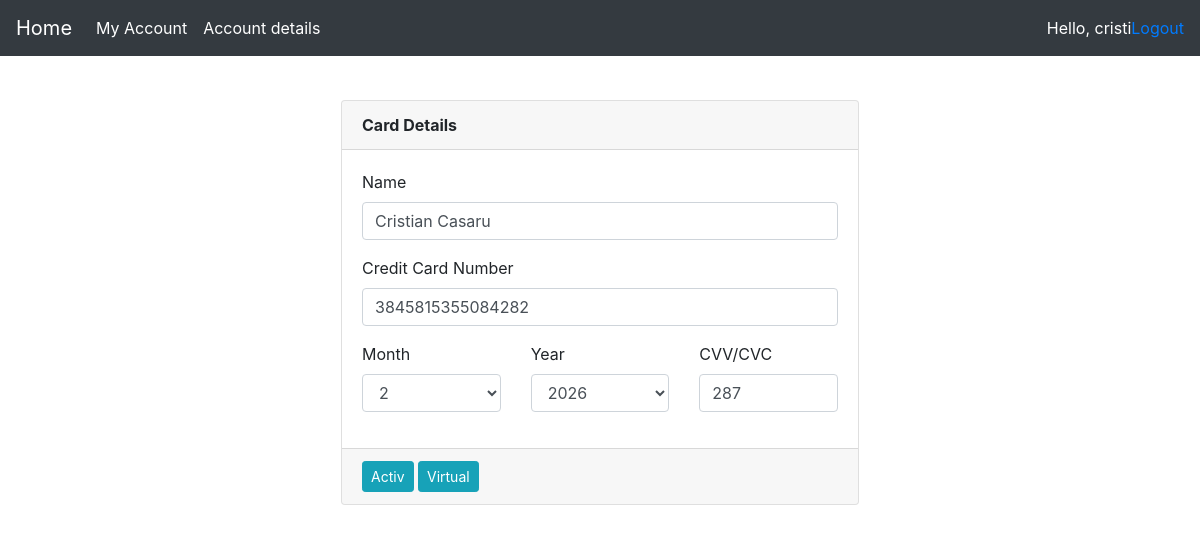
The app's page /card/21 (signed in) with its own data.
### accounts/models.py (models this page shows)
class Card(models.Model):
    card_number = models.CharField(max_length=16, null=True)
    expiration_date = models.CharField(max_length=5, null=True)
    cvv = models.CharField(max_length=3, null=True)
    card_type = models.BooleanField(default=0) # 0-fizic ; 1-virtual
    card_status = models.BooleanField(default=0) # 0-inactiv ; 1-activ
    pin = models.CharField(max_length=4, null=True)
    banking_account = models.ForeignKey(BankingAccount, null=True, on_delete = models.SET_NULL)

class BankingAccount(models.Model):
    iban = models.CharField(max_length=24, null=True)
    account_type = models.CharField(max_length=15, null=True)
    currency = models.CharField(max_length=5, null=True)
    sold = models.FloatField()
    user = models.ForeignKey(settings.AUTH_USER_MODEL, null=True, on_delete = models.SET_NULL)

### accounts/views.py (the view)
# urls.py: path('card/<int:cardId>', views.card, name='card'),
@login_required(login_url='login')
def card(request, cardId):
    try:
        card = Card.objects.get(id=cardId)
        return render(request, 'accounts/cardDetails.html', {'card': card})
    except:
        return render(request, 'accounts/cardDetails.html', {'message': 'Card does not exist...'})

### accounts/templates/accounts/cardDetails.html (shortened to what this page needs)
{% load static %}
<html>
<head>
  <link rel="stylesheet" href="https://cdn.jsdelivr.net/npm/bootstrap@4.6.1/dist/css/bootstrap.min.css">
  <link rel="stylesheet" href="{% static 'css/style.css' %}">
</head>
<body>
{% include "accounts/navigation.html" %}
<div class="d-flex justify-content-center form_container">
<div class="padding">
    <div class="row">
        <div class="col-sm-12">
            <div class="card">
                <div class="card-header">
                    <strong>Card Details</strong>
                </div>
                <div class="card-body">
                    <div class="row">
                        <div class="col-sm-12">
                            <div class="form-group">
                                <label for="name">Name</label>
                                <input class="form-control" id="name" type="text" placeholder="Enter your name" value="{{card.banking_account.user.first_name}} {{card.banking_account.user.last_name}}">
                            </div>
                        </div>
                    </div>
                    <div class="row">
                        <div class="col-sm-12">
                            <div class="form-group">
                                <label for="ccnumber">Credit Card Number</label>
                                <div class="input-group">
                                    <input class="form-control" type="text" placeholder="0000 0000 0000 0000" autocomplete="email" value="{{card.card_number}}">
                                </div>
                            </div>
                        </div>
                    </div>
                    <div class="row">
                        <div class="form-group col-sm-4">
                            <label for="ccmonth">Month</label>
                            <select class="form-control" id="ccmonth">
                                <option>2</option>
                            </select>
                        </div>
                        <div class="form-group col-sm-4">
                            <label for="ccyear">Year</label>
                            <select class="form-control" id="ccyear">
                                <option>2026</option>
                            </select>
                        </div>
                        <div class="col-sm-4">
                            <div class="form-group">
                                <label for="cvv">CVV/CVC</label>
                                <input class="form-control" id="cvv" type="text" placeholder="123" value="{{card.cvv}}">
                            </div>
                        </div>
                    </div>
                </div>
                <div class="card-footer">
                    <button class="btn btn-sm btn-info" type="button">
                        {% if card.card_status %}
                            Inactiv
                        {% else %}
                            Activ
                        {% endif %}
                    </button>
                    <button class="btn btn-sm btn-info" type="button">
                        {% if card.card_type %}
                            Fizic
                        {% else %}
                            Virtual
                        {% endif %}
                    </button>
                </div>
            </div>
        </div>
    </div>
</div>
</div>
</body>
</html>

### accounts/templates/accounts/navigation.html (shortened to what this page needs)
{% load static %}
<html lang="en">
<head>
  <link rel="stylesheet" href="https://cdn.jsdelivr.net/npm/bootstrap@4.6.1/dist/css/bootstrap.min.css">
  <link rel="stylesheet" href="accounts/css/style.css">
</head>
<body>
    <nav id="navigation" class="navbar navbar-expand-lg navbar-dark bg-dark">
        <a class="navbar-brand" href="{% url 'home' %}">Home</a>
        <div class="collapse navbar-collapse" id="navbarSupportedContent">
          <ul class="navbar-nav mr-auto">
            <li class="nav-item active">
              <a class="nav-link" href="{% url 'myaccount' %}">My Account <span class="sr-only">(current)</span></a>
            </li>
            <li class="nav-item active">
              <a class="nav-link" href="{% url 'updatecustomerinformation' %}">Account details <span class="sr-only">(current)</span></a>
            </li>
          </ul>
        </div>
        <span class="hello-msg" style="color:white">Hello, {{request.user}}</span>
        <span ><a  class="hello-msg" href="{% url 'logout' %}">Logout</a></span>
      </nav>
<br>
</body>
</html>

### accounts/static/css/style.css (style rules this page uses)
body, html { margin: 0; padding: 0; height: 100%; }
.form_container { margin-top: 20px; }

### records on screen
Card: banking_account.user.first_name "Cristian Casaru", card_number "3845815355084282", cvv "287"

### other values on screen
{{ request.user }} "cristi"
